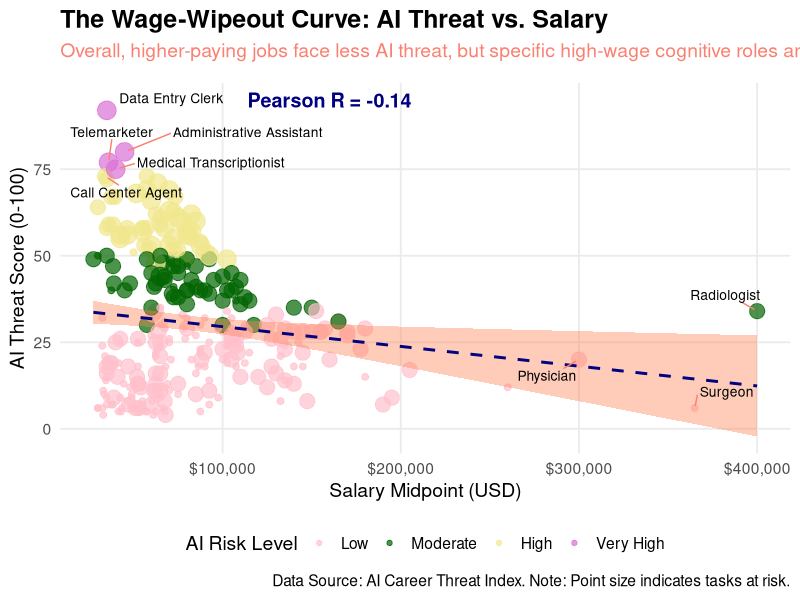
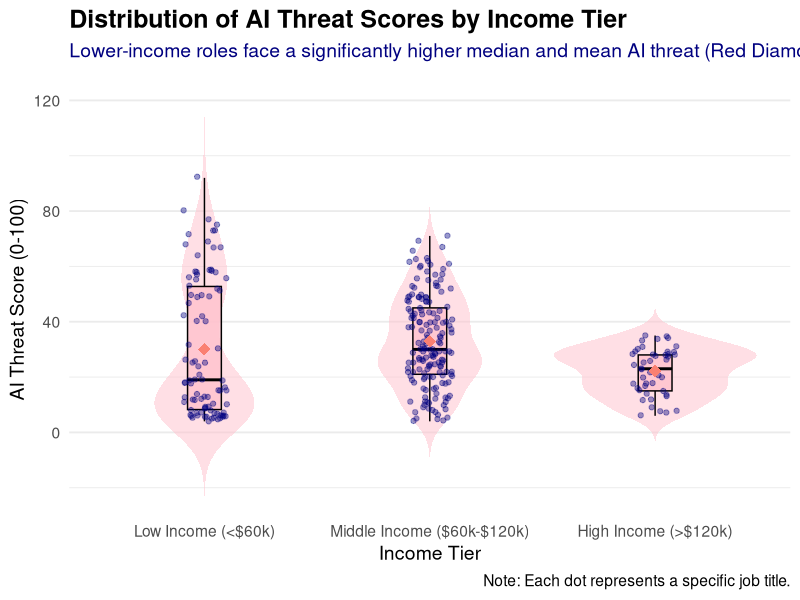
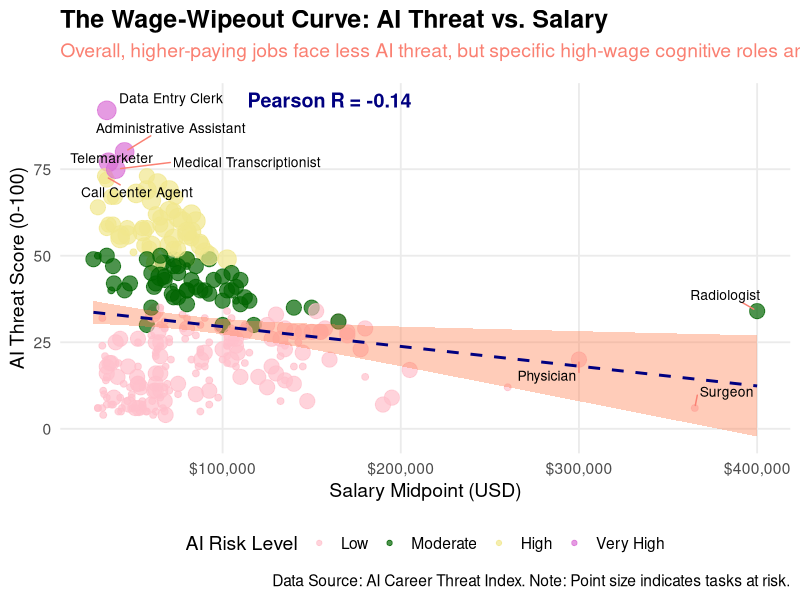
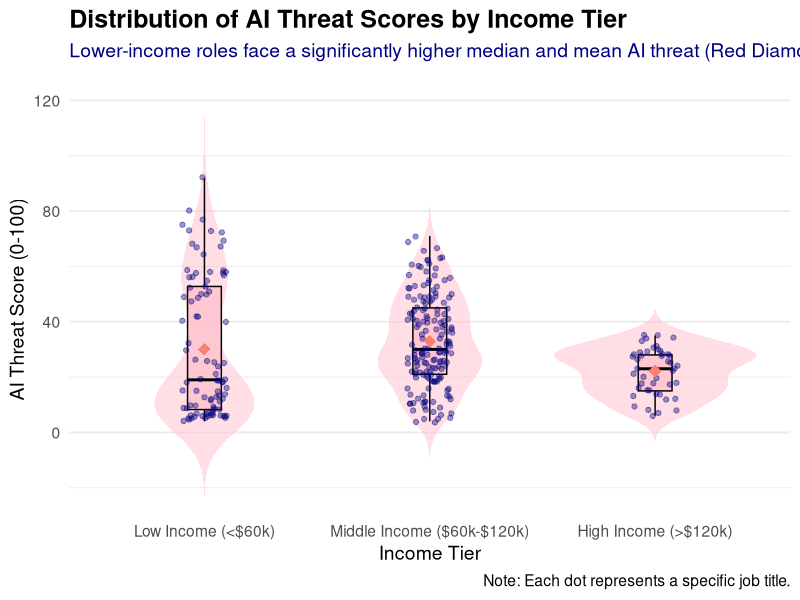

R code for these plots, in order:
## ---- chunk 1
#interesting graph libraries alluvial & table plots & steamgraphs 
library(readr)
library(tidyr)
library(dplyr)
#install.packages("remotes")
#remotes::install_github("mtennekes/tabplot")
#install.packages("ggalluvial")
library(ggalluvial)


## ---- chunk 2
project.dir <- "C:/Projects" 
dataset.dir <- file.path(project.dir, "Datasets") 
outputs.dir <- file.path(project.dir, "Output")
setwd(project.dir)
list.files(dataset.dir, pattern = "MERGED")

ai_career_threat_index <- read_csv("ai-career-threat-index.csv")
soc_crosswalk <- read_csv("soc-crosswalk.csv")

## ---- chunk 3

## ---- chunk 4
library(tidyverse)
library(scales)
library(ggrepel)

df <- read_csv("ai-career-threat-index.csv")

df_clean <- df %>%
  mutate(
    mid_salary = (salary_low_usd + salary_high_usd) / 2,
    income_tier = case_when(
      mid_salary < 60000 ~ "Low Income (<$60k)",
      mid_salary >= 60000 & mid_salary < 120000 ~ "Middle Income ($60k-$120k)",
      mid_salary >= 120000 ~ "High Income (>$120k)"
    ),
    income_tier = factor(income_tier, levels = c("Low Income (<$60k)", "Middle Income ($60k-$120k)", "High Income (>$120k)")),
    risk_level = factor(risk_level, levels = c("Low", "Moderate", "High", "Very High"))
  )
jobs_to_label <- df_clean %>%
  arrange(desc(score)) %>%
  slice(1:5) %>%
  bind_rows(
    df_clean %>% arrange(desc(mid_salary)) %>% slice(1:3)
  ) %>%
  distinct(title, .keep_all = TRUE)

# Visual 1
# Calculate the correlation and format it as text
cor_val <- cor(df_clean$mid_salary, df_clean$score, use = "complete.obs")
cor_label <- paste0("Pearson R = ", round(cor_val, 2))

scatter_plot_nice <- ggplot(df_clean, aes(x = mid_salary, y = score)) +
  # Add points
  geom_point(aes(color = risk_level, size = tasks_at_risk_count), alpha = 0.7) +
  
  # Add linear regression line
  geom_smooth(method = "lm", color = "navy", fill = "coral", linetype = "dashed") +
  
  # Add labels for outliers
  geom_text_repel(
    data = jobs_to_label,
    aes(label = title),
    size = 3.5,
    box.padding = 0.5,
    point.padding = 0.3,
    force = 2,
    segment.color = "salmon",
    max.overlaps = 20
  ) +
  
  # ADD CORRELATION MANUALLY HERE (Replaces stat_cor)
  annotate("text", x = 160000, y = 95, label = cor_label, size = 5, fontface = "bold", color = "navy") +
  
  # Formatting
  scale_x_continuous(labels = dollar_format()) +
  scale_color_manual(values = c("Low" = "pink", "Moderate" = "darkgreen", "High" = "khaki", "Very High" = "orchid")) +
  scale_size_continuous(range = c(2, 6), guide = "none") + 
  
  labs(
    title = "The Wage-Wipeout Curve: AI Threat vs. Salary",
    subtitle = "Overall, higher-paying jobs face less AI threat, but specific high-wage cognitive roles are heavily exposed.",
    x = "Salary Midpoint (USD)",
    y = "AI Threat Score (0-100)",
    color = "AI Risk Level",
    caption = "Data Source: AI Career Threat Index. Note: Point size indicates tasks at risk."
  ) +
  
  theme_minimal(base_size = 14) +
  theme(
    plot.title = element_text(face = "bold", size = 18),
    plot.subtitle = element_text(color = "salmon", margin = margin(b = 15)),
    legend.position = "bottom",
    panel.grid.minor = element_blank()
  )

print(scatter_plot_nice)

# Visual 2
distribution_plot_nice <- ggplot(df_clean, aes(x = income_tier, y = score, fill = income_tier)) +
  
  geom_violin(alpha = 0.5, trim = FALSE, color = NA) +
  geom_boxplot(width = 0.15, alpha = 0.8, outlier.shape = NA, color = "black") +
  geom_jitter(width = 0.1, alpha = 0.4, size = 1.5, color = "navy") +
  
  # Add a red diamond for the mean score
  stat_summary(fun = mean, geom = "point", shape = 18, size = 4, color = "salmon", fill = "salmon") +
  
  scale_fill_manual(values = c("Low Income (<$60k)" = "pink", 
                               "Middle Income ($60k-$120k)" = "pink", 
                               "High Income (>$120k)" = "pink")) +
  
  labs(
    title = "Distribution of AI Threat Scores by Income Tier",
    subtitle = "Lower-income roles face a significantly higher median and mean AI threat (Red Diamond = Mean).",
    x = "Income Tier",
    y = "AI Threat Score (0-100)",
    fill = "Income Tier",
    caption = "Note: Each dot represents a specific job title."
  ) +
  
  theme_minimal(base_size = 14) +
  theme(
    plot.title = element_text(face = "bold", size = 18),
    plot.subtitle = element_text(color = "navy", margin = margin(b = 15)),
    legend.position = "none", 
    panel.grid.major.x = element_blank()
  )
print(distribution_plot_nice)



ggsave("Person2_Scatter_Plot.png", plot = scatter_plot_nice, width = 10, height = 7, dpi = 300)

ggsave("Person2_Boxplot.png", plot = distribution_plot_nice, width = 10, height = 7, dpi = 300)
## ---- chunk 5

## ---- chunk 6
